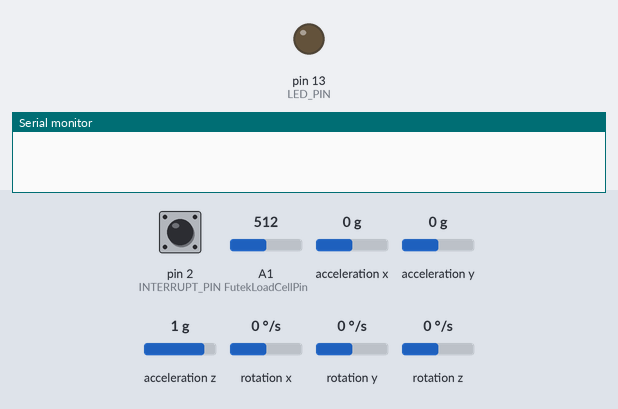
Recording of a sketch running on a simulated Arduino Uno, built with avr-gcc and run on an emulated ATmega328P. Shown: output pins drawn as LEDs (lit = HIGH), the last lines printed to the serial monitor. Dashed ring = blinking. The test bench sets the inputs (shaded band); at power-on: A1 (FutekLoadCellPin) = 512, pin 2 (INTERRUPT_PIN) LOW, acceleration x 0 g, acceleration y 0 g, acceleration z 1 g, rotation x 0 °/s, rotation y 0 °/s, rotation z 0 °/s. The sensor or clock chip raises its interrupt line as the real part does.

Above: at 0.1 s.
At 1.7 s:
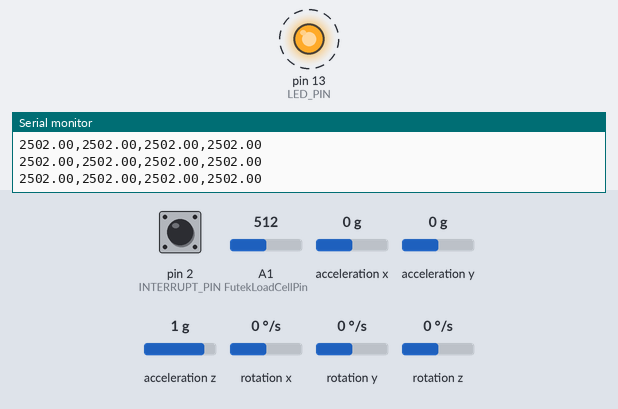
1.8 s: A1 (FutekLoadCellPin) set to 30
4.8 s: A1 (FutekLoadCellPin) set to 189
7.8 s: A1 (FutekLoadCellPin) set to 220
Timing chart, 0 to 16.8 s (numbered marks = the images above; inputs shaded):
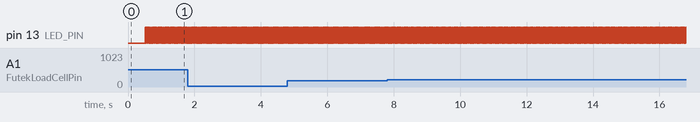

The sketch:

ReadValues_DHerrera.ino
```cpp
#include "SoftwareSerial.h"

// I2Cdev and MPU6050 must be installed as libraries, or else the .cpp/.h files
// for both classes must be in the include path of your project
#include "I2Cdev.h"

#include "MPU6050_6Axis_MotionApps20.h"
#include "MPU6050.h" // not necessary if using MotionApps include file

#include "Hx711.h"

// Arduino Wire library is required if I2Cdev I2CDEV_ARDUINO_WIRE implementation
// is used in I2Cdev.h
#if I2CDEV_IMPLEMENTATION == I2CDEV_ARDUINO_WIRE
    #include "Wire.h"
#endif

// class default I2C address is 0x68
// specific I2C addresses may be passed as a parameter here
// AD0 low = 0x68 (default for SparkFun breakout and InvenSense evaluation board)
// AD0 high = 0x69
MPU6050 mpu;  // Objects of MPU
MPU6050 accl;
//MPU6050 mpu(0x69); // <-- use for AD0 high

Hx711 scale(A2, A3); // Defining load cell pins

// Goniometer parameters
#define GoniometerPin A0          // Sensor pin (amplified output)
int GoniometerValue = 0;          // Raw analog sensor reading
float GoniometerVoltage = 0;      // Mapped voltage (0V - 5V)

// Futek load cell (static test)
#define FutekLoadCellPin A1       // Futek load cell input pin (amplified output)
int FutekLoadCellRawValue = 0;    // Raw analog sensor reading (value between 0 - 1023)
float FutekLoadCellVoltage = 0;   // Mapped voltage (0V - 5V)

int16_t ax, ay, az; // to store raw accel value on z axis
long accl_x, accl_y, accl_z;
int16_t gx, gy, gz;
long az_avg;
long az_old;
int8_t i;
long resultant;
int no;

//#define Load_Cell
#define OUTPUT_Z_ACCEL

#define INTERRUPT_PIN 2  // use pin 2 on Arduino Uno & most boards
#define LED_PIN 13 // (Arduino is 13, Teensy is 11, Teensy++ is 6)
bool blinkState = false;

// MPU control/status vars
bool dmpReady = false;  // set true if DMP init was successful
uint8_t mpuIntStatus;   // holds actual interrupt status byte from MPU
uint8_t devStatus;      // return status after each device operation (0 = success, !0 = error)
uint16_t packetSize;    // expected DMP packet size (default is 42 bytes)
uint16_t fifoCount;     // count of all bytes currently in FIFO
uint8_t fifoBuffer[64]; // FIFO storage buffer

// orientation/motion vars
Quaternion q;           // [w, x, y, z]         quaternion container
VectorInt16 aa;         // [x, y, z]            accel sensor measurements
VectorInt16 aaReal;     // [x, y, z]            gravity-free accel sensor measurements
VectorInt16 aaWorld;    // [x, y, z]            world-frame accel sensor measurements
VectorFloat gravity;    // [x, y, z]            gravity vector
float euler[3];         // [psi, theta, phi]    Euler angle container
float ypr[3];           // [yaw, pitch, roll]   yaw/pitch/roll container and gravity vector

// ================================================================
// ===               INTERRUPT DETECTION ROUTINE                ===
// ================================================================

volatile bool mpuInterrupt = false;     // indicates whether MPU interrupt pin has gone high
void dmpDataReady() {
    mpuInterrupt = true;
}

    //timing declaration
    unsigned long time;

// ================================================================
// ===                      INITIAL SETUP                       ===
// ================================================================

void setup() {

  scale.setOffset(26100);
  scale.setScale(268);

    // join I2C bus (I2Cdev library doesn't do this automatically)
    #if I2CDEV_IMPLEMENTATION == I2CDEV_ARDUINO_WIRE
        Wire.begin();
        Wire.setClock(400000); // 400kHz I2C clock. Comment this line if having compilation difficulties
    #elif I2CDEV_IMPLEMENTATION == I2CDEV_BUILTIN_FASTWIRE
        Fastwire::setup(400, true);
    #endif

    // initialize serial communication
    // (115200 chosen because it is required for Teapot Demo output, but it's
    // really up to you depending on your project)
    Serial.begin(38400); // 38400
    while (!Serial); // wait for Leonardo enumeration, others continue immediately

    // initialize device
    //Serial.println(F("Initializing I2C devices..."));
    mpu.initialize();
    pinMode(INTERRUPT_PIN, INPUT);
    while (Serial.available());                 // wait for data

    devStatus = mpu.dmpInitialize();

 // supply your own gyro offsets here, scaled for min sensitivity <---- dont really need gyro offsets since gyro is not used
    mpu.setXGyroOffset(567);
    mpu.setYGyroOffset(-16);
    mpu.setZGyroOffset(11);

    // offsets from IMU_Zero SC
    mpu.setZAccelOffset(1485); // this offset was adjusted manually //1688 factory default for my test chip
    mpu.setYAccelOffset(-205);
    mpu.setXAccelOffset(-323); //                                   //-175

    // make sure it worked (returns 0 if so)
    if (devStatus == 0) {
        // turn on the DMP, now that it's ready
        //Serial.println(F("Enabling DMP..."));
        mpu.setDMPEnabled(true);

        // enable Arduino interrupt detection
        //Serial.println(F("Enabling interrupt detection (Arduino external interrupt 0)..."));
        attachInterrupt(digitalPinToInterrupt(INTERRUPT_PIN), dmpDataReady, RISING);
        mpuIntStatus = mpu.getIntStatus();

        // set our DMP Ready flag so the main loop() function knows it's okay to use it
        //Serial.println(F("DMP ready! Waiting for first interrupt..."));
        dmpReady = true;

        // get expected DMP packet size for later comparison
        packetSize = mpu.dmpGetFIFOPacketSize();
    } else {
        // ERROR!
        // 1 = initial memory load failed
        // 2 = DMP configuration updates failed
        // (if it's going to break, usually the code will be 1)
        Serial.print(F("DMP Initialization failed (code "));
        Serial.print(devStatus);
        Serial.println(F(")"));
    }


    pinMode(FutekLoadCellPin, INPUT);
    // configure LED for output
    pinMode(LED_PIN, OUTPUT);

}


// ================================================================
// ===                    MAIN PROGRAM LOOP                     ===
// ================================================================

void loop() {

            //Serial.print("Time : \t");
            time = micros();
            //Serial.print(time);

    // if programming failed, don't try to do anything
    if (!dmpReady) return;

    // wait for MPU interrupt or extra packet(s) available
    while (!mpuInterrupt && fifoCount < packetSize) {

    }

    // reset interrupt flag and get INT_STATUS byte
    mpuInterrupt = false;
    mpuIntStatus = mpu.getIntStatus();

    // get current FIFO count
    fifoCount = mpu.getFIFOCount();

    // check for overflow (this should never happen unless our code is too inefficient)
    if ((mpuIntStatus & 0x10) || fifoCount == 1024) {
        // reset so we can continue cleanly
        mpu.resetFIFO();
        //Serial.println(F("FIFO overflow!"));

    // otherwise, check for DMP data ready interrupt (this should happen frequently)
    } else if (mpuIntStatus & 0x02) {
        // wait for correct available data length, should be a VERY short wait
        while (fifoCount < packetSize) fifoCount = mpu.getFIFOCount();

        // read a packet from FIFO
        mpu.getFIFOBytes(fifoBuffer, packetSize);

        // track FIFO count here in case there is > 1 packet available
        // (this lets us immediately read more without waiting for an interrupt)
        fifoCount -= packetSize;

        // set accel range
        //mpu.setFullScaleAccelRange(0);

        //read raw accel values
        mpu.getMotion6(&ax, &ay, &az, &gx, &gy, &gz);

            accl_x = ax;
            accl_y = ay;
            accl_z = az;

        //get the full scale accel range

        #ifdef OUTPUT_Z_ACCEL
        //Serial.print("\tRaw Az, Ay, Ax\t");
        //az_avg = az/2048;

        resultant = sqrt((accl_x*accl_x) + (accl_y*accl_y) + (accl_z*accl_z)); // Obtaining resultant acceleration

        // Read goniomter pin & map to a voltage value between 0V-5V
       // GoniometerValue = analogRead(GoniometerPin);  // not using goniometer
       // GoniometerVoltage = map(GoniometerValue,0,1023,0,5000); // not using goniometer

        // Read Futek load cell pin & map to a voltage value between 0V-5V
        FutekLoadCellRawValue = analogRead(FutekLoadCellPin);
        FutekLoadCellVoltage = map(FutekLoadCellRawValue,0,1023,0,5000);

//        // 07052019 TESTING (CALIBRATION) *******************************
//        // This block is just for calibration. It must be commented out when not performing calibration
//
//        int readingsPerLoop = 1500;
//        double collectedValue = 0;
//        int value = 0;
//        for (int i = 0; i < readingsPerLoop; i++) {
//          collectedValue += analogRead(FutekLoadCellPin);
//          delay(2);
//        }
//
//        double averagedValue = collectedValue / readingsPerLoop;
////        double averagedMappedValue = map(averagedValue,0,1023,0,5000);
//        double averagedMappedValue = map(averagedValue,0,4095,0,2.055);
//
//        // Printing both values to compare averaged value with individual value
//        Serial.print(averagedMappedValue);
//        Serial.print(" , ");
//        Serial.println(FutekLoadCellVoltage);
//        delay(1000);
//        // 07092019 END *************************************************

        //for ( no = 1; no<=3; no++)


//------------------------------------------------------------------------------------
        /* Send sensor values to LabVIEW VI */
        //Serial.print(mpu.getFullScaleAccelRange());
        //Serial.print(",");
        //Serial.print(accl_x);
        //Serial.print(",");
        //Serial.print(accl_y);
        //Serial.print(",");
        //Serial.print(accl_z);
        //Serial.print(",");
        //Serial.println(resultant);     //

        //Serial.print("\t");
        //Serial.println(scale.getGram()); // Load cell value


        //Serial.print("\t");
        Serial.print(FutekLoadCellVoltage); // Test value
        Serial.print(",");
        Serial.print(FutekLoadCellVoltage); // Test value
        Serial.print(",");
        Serial.print(FutekLoadCellVoltage); // Test value
        Serial.print(",");
        Serial.println(FutekLoadCellVoltage);
//-------------------------------------------------------------------------------------


        #endif

        #ifdef Load_Cell
        //Serial.println(scale.getValue());
        #endif

        #ifdef OUTPUT_READABLE_QUATERNION
            // display quaternion values in easy matrix form: w x y z
            mpu.dmpGetQuaternion(&q, fifoBuffer);
            Serial.print("quat\t");
            Serial.print(q.w);
            Serial.print("\t");
            Serial.print(q.x);
            Serial.print("\t");
            Serial.print(q.y);
            Serial.print("\t");
            Serial.println(q.z);
        #endif


        // blink LED to indicate activity
        blinkState = !blinkState;
        digitalWrite(LED_PIN, blinkState);
    }
}
```

Measured:
- by itself, pin 13 (LED_PIN): alternates HIGH for 0.01 s and LOW for 0.01 s
